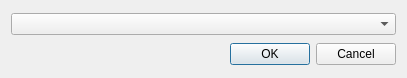
<?xml version="1.0" encoding="UTF-8"?>
<ui version="4.0">
 <class>ParamRootChooserDialog</class>
 <widget class="QDialog" name="ParamRootChooserDialog">
  <property name="geometry">
   <rect>
    <x>0</x>
    <y>0</y>
    <width>407</width>
    <height>78</height>
   </rect>
  </property>
  <property name="windowTitle">
   <string>Choose Parameter Root</string>
  </property>
  <property name="windowFilePath">
   <string/>
  </property>
  <layout class="QVBoxLayout" name="verticalLayout">
   <item>
    <widget class="QComboBox" name="paramRootCombo"/>
   </item>
   <item>
    <widget class="QDialogButtonBox" name="buttonBox">
     <property name="orientation">
      <enum>Qt::Horizontal</enum>
     </property>
     <property name="standardButtons">
      <set>QDialogButtonBox::Cancel|QDialogButtonBox::Ok</set>
     </property>
    </widget>
   </item>
  </layout>
 </widget>
 <resources/>
 <connections>
  <connection>
   <sender>buttonBox</sender>
   <signal>accepted()</signal>
   <receiver>ParamRootChooserDialog</receiver>
   <slot>accept()</slot>
   <hints>
    <hint type="sourcelabel">
     <x>248</x>
     <y>254</y>
    </hint>
    <hint type="destinationlabel">
     <x>157</x>
     <y>274</y>
    </hint>
   </hints>
  </connection>
  <connection>
   <sender>buttonBox</sender>
   <signal>rejected()</signal>
   <receiver>ParamRootChooserDialog</receiver>
   <slot>reject()</slot>
   <hints>
    <hint type="sourcelabel">
     <x>316</x>
     <y>260</y>
    </hint>
    <hint type="destinationlabel">
     <x>286</x>
     <y>274</y>
    </hint>
   </hints>
  </connection>
 </connections>
</ui>
